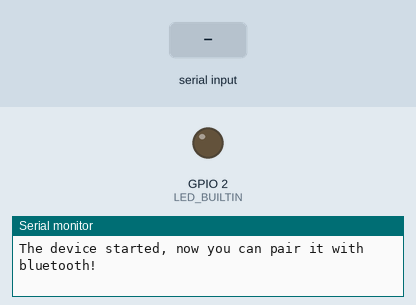
Simulated run of this sketch. Board: ESP32. On the bench: output pins drawn as LEDs (lit = HIGH), the last lines printed to the serial monitor. The inputs (shaded band) are chosen by the test bench. Nothing arrives over Bluetooth unless stated.

Above: at 1.2 s.
1.3 s: "led_on\n" received over the second serial link
At 2.4 s:
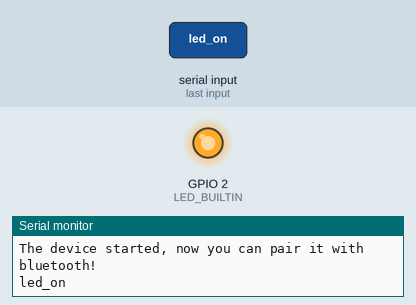
2.9 s: "led_off\n" received over the second serial link
At 3.5 s:
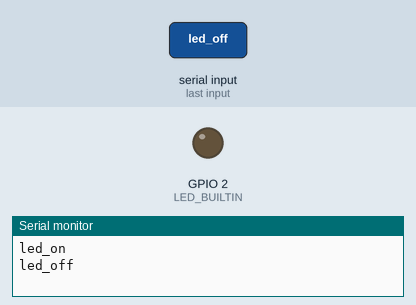
Timing chart, 0 to 5.9 s (numbered marks = the images above; inputs shaded):
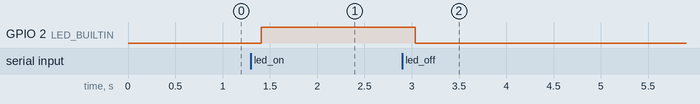

Measured:
- after the input at 1.3 s, GPIO 2 (LED_BUILTIN): LOW → HIGH after 0.11 s
- after the input at 2.9 s, GPIO 2 (LED_BUILTIN): HIGH → LOW after 0.14 s

The sketch:

ESP32_BL_LED_Control.ino
```cpp
//This example creates a bridge between Serial and Classical Bluetooth (SPP)
//and also demonstrate that SerialBT have the same functionalities of a normal Serial

#include "BluetoothSerial.h"

#if !defined(CONFIG_BT_ENABLED) || !defined(CONFIG_BLUEDROID_ENABLED)
#error Bluetooth is not enabled! Please run `make menuconfig` to and enable it
#endif

BluetoothSerial SerialBT;

// Handle received and sent messages
String message = "";
char incomingChar;

void setup() {
  pinMode(LED_BUILTIN, OUTPUT);
  Serial.begin(115200);
  SerialBT.begin("ESP32test"); //Bluetooth device name
  Serial.println("The device started, now you can pair it with bluetooth!");
}

void loop() {

  // Read received messages (LED control command)
  if (SerialBT.available()){
    char incomingChar = SerialBT.read();
    if (incomingChar != '\n'){
      message += String(incomingChar);
    }
    else{
      message = "";
    }
    Serial.write(incomingChar);
  }
  // Check received message and control output accordingly
  if (message =="led_on"){
    digitalWrite(LED_BUILTIN, HIGH);
  }
  else if (message =="led_off"){
    digitalWrite(LED_BUILTIN, LOW);
  }
  delay(20);
}
```
